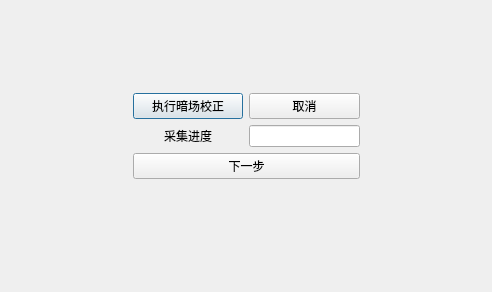
<?xml version="1.0" encoding="UTF-8"?>
<ui version="4.0">
 <class>CreateCorrectTemplateDlgClass</class>
 <widget class="QDialog" name="CreateCorrectTemplateDlgClass">
  <property name="geometry">
   <rect>
    <x>0</x>
    <y>0</y>
    <width>492</width>
    <height>272</height>
   </rect>
  </property>
  <property name="windowTitle">
   <string>CreateCorrectTemplateDlg</string>
  </property>
  <layout class="QGridLayout" name="gridLayout">
   <item row="1" column="0">
    <widget class="ElaText" name="label_Tips">
     <property name="text">
      <string/>
     </property>
    </widget>
   </item>
   <item row="0" column="0">
    <widget class="QStackedWidget" name="stackedWidget">
     <property name="currentIndex">
      <number>0</number>
     </property>
     <widget class="QWidget" name="page_Offset">
      <layout class="QGridLayout" name="gridLayout_2" columnstretch="1,1,1,1">
       <item row="2" column="1">
        <widget class="ElaText" name="label_OffsetProgress">
         <property name="text">
          <string>采集进度</string>
         </property>
         <property name="alignment">
          <set>Qt::AlignCenter</set>
         </property>
        </widget>
       </item>
       <item row="2" column="0">
        <spacer name="horizontalSpacer">
         <property name="orientation">
          <enum>Qt::Horizontal</enum>
         </property>
         <property name="sizeHint" stdset="0">
          <size>
           <width>40</width>
           <height>20</height>
          </size>
         </property>
        </spacer>
       </item>
       <item row="4" column="2">
        <spacer name="verticalSpacer">
         <property name="orientation">
          <enum>Qt::Vertical</enum>
         </property>
         <property name="sizeHint" stdset="0">
          <size>
           <width>20</width>
           <height>40</height>
          </size>
         </property>
        </spacer>
       </item>
       <item row="1" column="1">
        <widget class="ElaPushButton" name="pushButton_OffsetGenerationStart">
         <property name="text">
          <string>执行暗场校正</string>
         </property>
        </widget>
       </item>
       <item row="1" column="2">
        <widget class="ElaPushButton" name="pushButton_OffsetGenerationAbort">
         <property name="text">
          <string>取消</string>
         </property>
        </widget>
       </item>
       <item row="2" column="2">
        <widget class="ElaLineEdit" name="lineEdit_OffsetProgress"/>
       </item>
       <item row="2" column="3">
        <spacer name="horizontalSpacer_2">
         <property name="orientation">
          <enum>Qt::Horizontal</enum>
         </property>
         <property name="sizeHint" stdset="0">
          <size>
           <width>40</width>
           <height>20</height>
          </size>
         </property>
        </spacer>
       </item>
       <item row="0" column="2">
        <spacer name="verticalSpacer_2">
         <property name="orientation">
          <enum>Qt::Vertical</enum>
         </property>
         <property name="sizeHint" stdset="0">
          <size>
           <width>20</width>
           <height>40</height>
          </size>
         </property>
        </spacer>
       </item>
       <item row="3" column="1" colspan="2">
        <widget class="ElaPushButton" name="pushButton_ToGain">
         <property name="text">
          <string>下一步</string>
         </property>
        </widget>
       </item>
      </layout>
     </widget>
     <widget class="QWidget" name="page_Gain">
      <layout class="QGridLayout" name="gridLayout_3" columnstretch="6,2,2">
       <item row="0" column="0" rowspan="7">
        <widget class="QGraphicsView" name="graphicsView_GainImageView"/>
       </item>
       <item row="0" column="1">
        <widget class="ElaPushButton" name="pushButton_Gain">
         <property name="text">
          <string>一键成成</string>
         </property>
        </widget>
       </item>
       <item row="0" column="2">
        <widget class="ElaPushButton" name="pushButton_GainAbort">
         <property name="text">
          <string>取消</string>
         </property>
        </widget>
       </item>
       <item row="1" column="1">
        <widget class="ElaText" name="label_GainSuggestedKV">
         <property name="text">
          <string>当前电压:</string>
         </property>
        </widget>
       </item>
       <item row="1" column="2">
        <widget class="ElaSpinBox" name="spinBox_GainVoltage"/>
       </item>
       <item row="2" column="1">
        <widget class="ElaText" name="label_GainTargetCurrent">
         <property name="text">
          <string>当前电流：</string>
         </property>
        </widget>
       </item>
       <item row="2" column="2">
        <widget class="ElaSpinBox" name="spinBox_GainCurrent"/>
       </item>
       <item row="3" column="1">
        <widget class="ElaText" name="label_GainExceptedValue">
         <property name="text">
          <string>期望灰度：</string>
         </property>
        </widget>
       </item>
       <item row="3" column="2">
        <widget class="ElaLineEdit" name="lineEdit_GainExceptedValue">
         <property name="text">
          <string>12000</string>
         </property>
         <property name="readOnly">
          <bool>true</bool>
         </property>
        </widget>
       </item>
       <item row="4" column="1">
        <widget class="ElaText" name="label_GainCenterValue">
         <property name="text">
          <string>当前灰度：</string>
         </property>
        </widget>
       </item>
       <item row="4" column="2">
        <widget class="ElaLineEdit" name="lineEdit_GainCenterValue">
         <property name="readOnly">
          <bool>true</bool>
         </property>
        </widget>
       </item>
       <item row="5" column="1">
        <widget class="ElaText" name="label_GainProgress">
         <property name="text">
          <string>采集进度：</string>
         </property>
        </widget>
       </item>
       <item row="5" column="2">
        <widget class="ElaLineEdit" name="lineEdit_GainProgress">
         <property name="readOnly">
          <bool>true</bool>
         </property>
        </widget>
       </item>
       <item row="6" column="1">
        <widget class="ElaPushButton" name="pushButton_ToOffset">
         <property name="text">
          <string>上一步</string>
         </property>
        </widget>
       </item>
       <item row="6" column="2">
        <widget class="ElaPushButton" name="pushButton_ToDefect">
         <property name="text">
          <string>下一步</string>
         </property>
        </widget>
       </item>
      </layout>
     </widget>
     <widget class="QWidget" name="page_Defect">
      <layout class="QGridLayout" name="gridLayout_4" columnstretch="6,2,2">
       <item row="2" column="1">
        <widget class="ElaText" name="label_14">
         <property name="text">
          <string>期望灰度：</string>
         </property>
        </widget>
       </item>
       <item row="5" column="1">
        <widget class="ElaText" name="label_11">
         <property name="text">
          <string>当前电流：</string>
         </property>
        </widget>
       </item>
       <item row="5" column="2">
        <widget class="ElaSpinBox" name="spinBox_DefectCurrent"/>
       </item>
       <item row="0" column="1">
        <widget class="ElaPushButton" name="pushButton_Defect">
         <property name="text">
          <string>一键生成</string>
         </property>
        </widget>
       </item>
       <item row="0" column="2">
        <widget class="ElaPushButton" name="pushButton_DefectAbort">
         <property name="text">
          <string>取消</string>
         </property>
        </widget>
       </item>
       <item row="4" column="2">
        <widget class="ElaSpinBox" name="spinBox_DefectVoltage"/>
       </item>
       <item row="6" column="2">
        <widget class="ElaLineEdit" name="lineEdit_DefectProgress"/>
       </item>
       <item row="1" column="1">
        <widget class="ElaText" name="label_13">
         <property name="text">
          <string>校正组：</string>
         </property>
        </widget>
       </item>
       <item row="3" column="2">
        <widget class="ElaLineEdit" name="lineEdit_DefectCurrentGray"/>
       </item>
       <item row="6" column="1">
        <widget class="ElaText" name="label">
         <property name="text">
          <string>采集进度：</string>
         </property>
        </widget>
       </item>
       <item row="2" column="2">
        <widget class="ElaLineEdit" name="lineEdit_DefectExceptedGray"/>
       </item>
       <item row="4" column="1">
        <widget class="ElaText" name="label_16">
         <property name="text">
          <string>当前电压：</string>
         </property>
        </widget>
       </item>
       <item row="3" column="1">
        <widget class="ElaText" name="label_12">
         <property name="text">
          <string>当前灰度：</string>
         </property>
        </widget>
       </item>
       <item row="1" column="2">
        <widget class="ElaLineEdit" name="lineEdit_DefectGroup"/>
       </item>
       <item row="7" column="1">
        <widget class="ElaPushButton" name="pushButton_ReturnToGain">
         <property name="text">
          <string>上一步</string>
         </property>
        </widget>
       </item>
       <item row="7" column="2">
        <widget class="ElaPushButton" name="pushButton_Done">
         <property name="text">
          <string>结束</string>
         </property>
        </widget>
       </item>
       <item row="0" column="0" rowspan="8">
        <widget class="QGraphicsView" name="graphicsView_DefectImageView"/>
       </item>
      </layout>
     </widget>
    </widget>
   </item>
  </layout>
 </widget>
 <layoutdefault spacing="6" margin="11"/>
 <customwidgets>
  <customwidget>
   <class>ElaText</class>
   <extends>QLabel</extends>
   <header>ElaText.h</header>
  </customwidget>
  <customwidget>
   <class>ElaPushButton</class>
   <extends>QPushButton</extends>
   <header>ElaPushButton.h</header>
  </customwidget>
  <customwidget>
   <class>ElaSpinBox</class>
   <extends>QSpinBox</extends>
   <header>ElaSpinBox.h</header>
  </customwidget>
  <customwidget>
   <class>ElaLineEdit</class>
   <extends>QLineEdit</extends>
   <header>ElaLineEdit.h</header>
  </customwidget>
 </customwidgets>
 <resources/>
 <connections/>
</ui>
